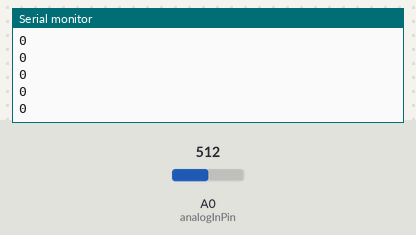
This sketch was run on a simulated Arduino Uno, built with avr-gcc and run on an emulated ATmega328P. Shown: the last lines printed to the serial monitor. The test bench sets the inputs (shaded band); at power-on: A0 (analogInPin) = 512.

Above: at 1.2 s.
1.3 s: A0 (analogInPin) set to 691
At 2.1 s:
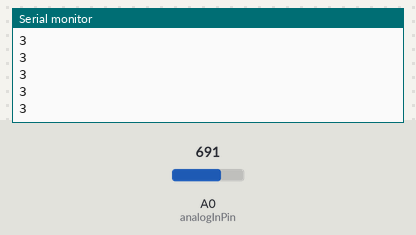
2.8 s: A0 (analogInPin) set to 540
At 3.4 s:
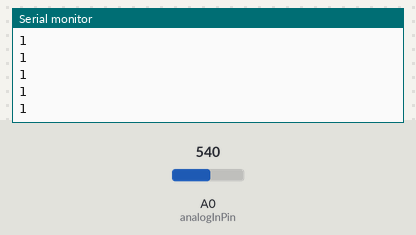
Timing chart, 0 to 5.8 s (numbered marks = the images above; inputs shaded):
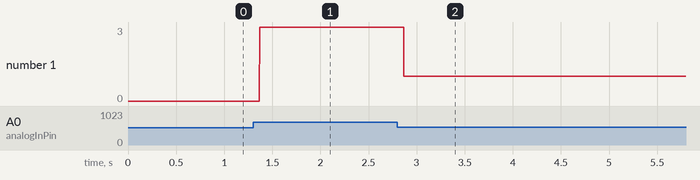

Measured:
- after the input at 1.3 s, the serial monitor: prints a new line after 0.07 s (image 1)
- after the input at 2.8 s, the serial monitor: prints a new line after 0.07 s (image 2)
- plotted number 1: 0 → 3 after the input at 1.3 s, 3 → 1 after the input at 2.8 s

The sketch:

BluetoothSend.ino
```cpp
#include <SoftwareSerial.h>

SoftwareSerial mySerial(2, 3); //블루투스의 Tx, Rx핀을 2번 3번핀으로 설정
const int analogInPin = A0;
int sensorValue = 0;
int outputValue = 0;

void setup() {
  // 시리얼 통신의 속도를 9600으로 설정
  Serial.begin(9600);
  while (!Serial) {
    ; //시리얼통신이 연결되지 않았다면 코드 실행을 멈추고 무한 반복
  }

  //블루투스와 아두이노의 통신속도를 9600으로 설정
  mySerial.begin(9600);
}

void loop() { //코드를 무한반복합니다.
  sensorValue = analogRead(analogInPin);

  //outputValue = map(sensorValue, 0, 1023, -9, 9);

  if (sensorValue >= 681){
    outputValue = 3;
  }else if(sensorValue >= 599 && sensorValue <= 620){
    outputValue = 2;
  }else if(sensorValue >= 530 && sensorValue <= 550){
    outputValue = 1;
  }else if(sensorValue >= 470 && sensorValue <= 495){
    outputValue = 0;
  }else if(sensorValue >= 420 && sensorValue <= 440){
    outputValue = -1;
  }else if(sensorValue >= 375 && sensorValue <=390){
    outputValue = -2;
  }

  //Serial.println(sensorValue);
  Serial.println(outputValue);
  mySerial.write(outputValue);  //블루투스를 통해 입력된 데이터 전달

}
```
